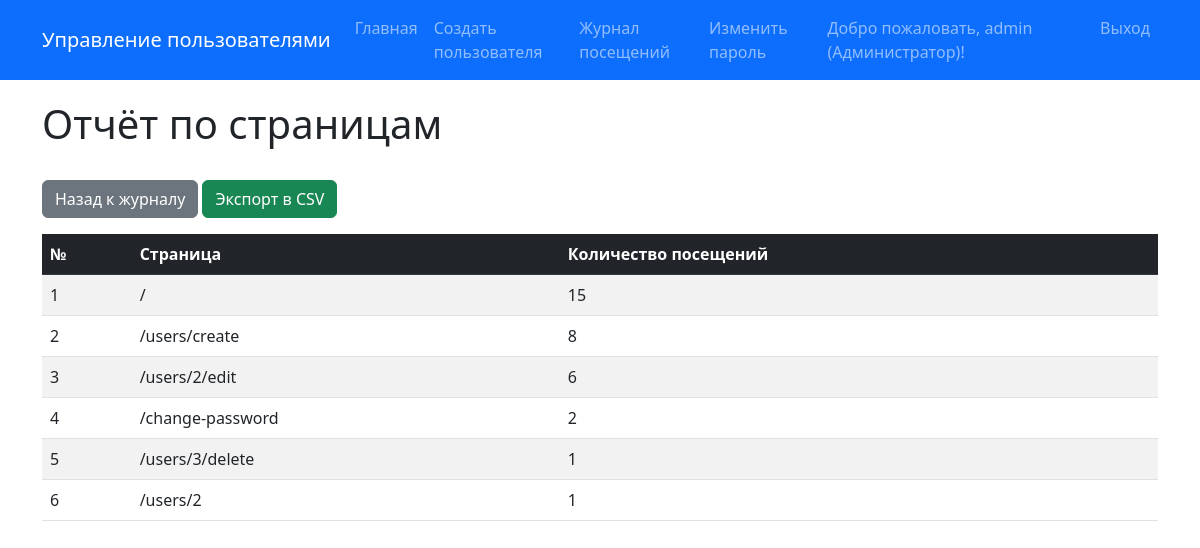
The app's page /reports/by-page (signed in) with its own data.
### models.py (models this page shows, shortened)
class User(db.Model, UserMixin):
    __tablename__ = 'users'
    id = db.Column(db.Integer, primary_key=True)
    login = db.Column(db.String(50), nullable=False, unique=True)
    password_hash = db.Column(db.String(255), nullable=False)
    last_name = db.Column(db.String(100))
    first_name = db.Column(db.String(100), nullable=False)
    middle_name = db.Column(db.String(100))
    role_id = db.Column(db.Integer, db.ForeignKey('roles.id'))
    created_at = db.Column(db.DateTime, default=datetime.utcnow, nullable=False)
    def has_role(self, role_name):
        return self.role and self.role.name == role_name

class Role(db.Model):
    __tablename__ = 'roles'
    id = db.Column(db.Integer, primary_key=True)
    name = db.Column(db.String(100), nullable=False, unique=True)
    description = db.Column(db.Text)
    users = db.relationship('User', backref='role', lazy=True)

class VisitLog(db.Model):
    __tablename__ = 'visit_logs'
    id = db.Column(db.Integer, primary_key=True)
    path = db.Column(db.String(100), nullable=False)
    user_id = db.Column(db.Integer, db.ForeignKey('users.id'), nullable=True)
    created_at = db.Column(db.DateTime, default=datetime.utcnow, nullable=False)
    user = db.relationship('User', backref='visits')

### reports/routes.py (the view)
@reports_bp.route('/by-page')
@check_rights('Администратор')
def by_page():
    page = request.args.get('page', 1, type=int)
    query = db.session.query(
        VisitLog.path,
        db.func.count(VisitLog.id).label('count')
    ).group_by(VisitLog.path).order_by(db.desc('count'))
    pagination = query.paginate(page=page, per_page=PER_PAGE, error_out=False)
    stats = pagination.items
    return render_template(
        'reports/by_page.html',
        stats=stats,
        pagination=pagination
    )

### app.py (called while the page is built, shortened)
@login_manager.user_loader
def load_user(user_id):
    return db.session.get(User, int(user_id))

@app.before_request
def log_visit():
    excluded_paths = ['/static/', '/reports/', '/login', '/logout', '/favicon.ico']
    if request.path.startswith(tuple(excluded_paths)):
        return

### templates/reports/by_page.html (shortened to what this page needs)
{% extends "base.html" %}
{% block content %}
<div class="row mb-4">
    <div class="col">
        <h1>Отчёт по страницам</h1>
    </div>
</div>
<div class="row mb-3">
    <div class="col">
        <a href="{{ url_for('reports.index') }}" class="btn btn-secondary">Назад к журналу</a>
        <a href="{{ url_for('reports.export_by_page') }}" class="btn btn-success">Экспорт в CSV</a>
    </div>
</div>
<div class="row">
    <div class="col">
        <table class="table table-striped table-hover">
            <thead class="table-dark">
                <tr>
                    <th>№</th>
                    <th>Страница</th>
                    <th>Количество посещений</th>
                </tr>
            </thead>
            <tbody>
                {% for path, count in stats %}
                <tr>
                    <td>{{ (pagination.page - 1) * pagination.per_page + loop.index }}</td>
                    <td>{{ path }}</td>
                    <td>{{ count }}</td>
                </tr>
                {% endfor %}
            </tbody>
        </table>
    </div>
</div>
{% endblock %}

### templates/base.html (shortened to what this page needs)
<!DOCTYPE html>
<html lang="ru">
<head>
    <link href="https://cdn.jsdelivr.net/npm/bootstrap@5.3.0/dist/css/bootstrap.min.css" rel="stylesheet">
</head>
<body>
    <nav class="navbar navbar-expand-lg navbar-dark bg-primary">
        <div class="container">
            <a class="navbar-brand" href="{{ url_for('index') }}">Управление пользователями</a>
            <div class="collapse navbar-collapse">
                <ul class="navbar-nav me-auto">
                    <li class="nav-item">
                        <a class="nav-link" href="{{ url_for('index') }}">Главная</a>
                    </li>
                    {% if current_user.is_authenticated %}
                        {% if current_user.has_role('Администратор') %}
                        <li class="nav-item">
                            <a class="nav-link" href="{{ url_for('user_create') }}">Создать пользователя</a>
                        </li>
                        {% endif %}
                        <li class="nav-item">
                            <a class="nav-link" href="{{ url_for('reports.index') }}">Журнал посещений</a>
                        </li>
                        <li class="nav-item">
                            <a class="nav-link" href="{{ url_for('change_password') }}">Изменить пароль</a>
                        </li>
                    {% endif %}
                </ul>
                <ul class="navbar-nav">
                    {% if current_user.is_authenticated %}
                    <li class="nav-item">
                        <span class="nav-link">Добро пожаловать, {{ current_user.login }} ({{ current_user.role.name }})!</span>
                    </li>
                    <li class="nav-item">
                        <a class="nav-link" href="{{ url_for('logout') }}">Выход</a>
                    </li>
                    {% else %}
                    <li class="nav-item">
                        <a class="nav-link" href="{{ url_for('login') }}">Вход</a>
                    </li>
                    {% endif %}
                </ul>
            </div>
        </div>
    </nav>
    <div class="container">
        {% block content %}{% endblock %}
    </div>
</body>
</html>

### templates/base.html (style rules this page uses)
.navbar { margin-bottom: 20px; }

### records on screen
User: login "admin"
Role: role.name "Администратор"
VisitLog: page "5", path "/users/3/delete", user "1"

### other values on screen
{{ (pagination.page - 1) * pagination.per_page + loop.index }} "1" "2" "3" "4" "6"
{{ path }} "/" "/users/create" "/users/2/edit" "/change-password" "/users/2"
{{ count }} "15" "8" "6" "2" "1"
